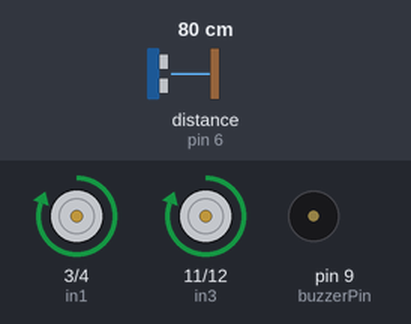
This sketch was run on a simulated Arduino Uno, built with avr-gcc and run on an emulated ATmega328P. Parts: motor-driver pin pairs drawn as motors (green arrow = first pin HIGH = forward, orange = second pin HIGH = backward, longer = more drive, scaled by the enable pin), buzzer (waves = sounding, pin HIGH). The test bench sets the inputs (shaded band); at power-on: distance to the obstacle (sensor on pin 6) 80 cm. The echo pulse lasts 58.3 µs per cm.

Above: at 8.8 s.
8.9 s: distance to the obstacle (sensor on pin 6) set to 5 cm
17.5 s: distance to the obstacle (sensor on pin 6) set to 2 cm
At 19.8 s:
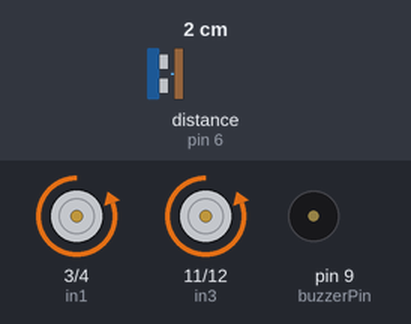
At 24.8 s:
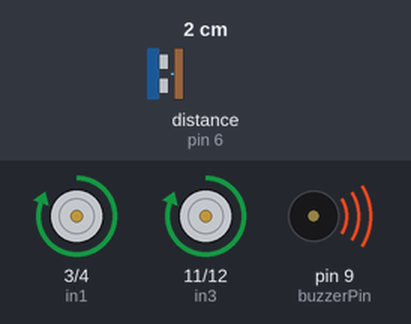
30.5 s: distance to the obstacle (sensor on pin 6) set to 4 cm
At 34.9 s:
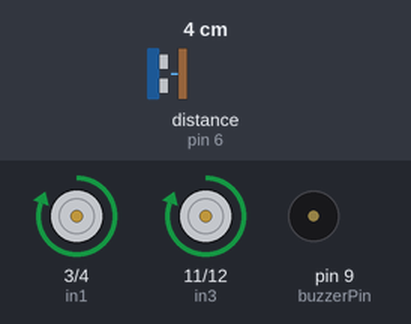
Timing chart, 0 to 46.5 s (numbered marks = the images above; inputs shaded):
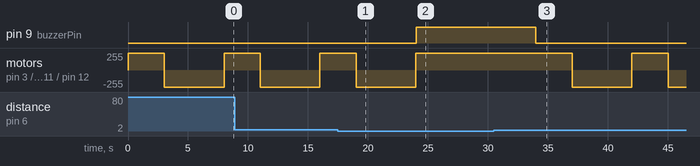

Measured:
- the behaviour switches between 4 and 3 cm on distance to the obstacle (sensor on pin 6) (found by bisection; images 0 and 1)
- after the input at 17.5 s, pin 9 (buzzerPin): LOW → HIGH after 6.5 s; motor on pin 3 (in1) / pin 4 (in2), motor on pin 11 (in3) / pin 12 (in4): goes on until 24.0 s, then stays forward 255/255
- after the input at 30.5 s, pin 9 (buzzerPin): HIGH → LOW after 3.5 s; motor on pin 3 (in1) / pin 4 (in2), motor on pin 11 (in3) / pin 12 (in4): forward 255/255 → backward 255/255 after 6.5 s, → forward 255/255 5.0 s later, → backward 255/255 3.0 s later

The sketch:

Control_room.ino
```cpp
// Necessary libraries
#include <SoftwareSerial.h>
#include <NewPing.h>

// Define software serial pins for GSM module
SoftwareSerial gsmSerial(7, 8); // RX, TX pins for GSM

// Define L298N motor driver pins for motor 1
const int enA = 2;
const int in1 = 3;
const int in2 = 4;

// Define L298N motor driver pins for motor 2
const int enB = 10;
const int in3 = 11;
const int in4 = 12;

// Define ultrasonic sensor pins
const int trigPin = 5;
const int echoPin = 6;

// Define buzzer pin
const int buzzerPin = 9;

// Maximum distance for the ultrasonic sensor (in cm)
const int maxDistance = 4;

// Create a NewPing object
NewPing sonar(trigPin, echoPin, maxDistance);

void setup() {
    Serial.begin(9600); // Initialize serial communication
    gsmSerial.begin(9600); // Initialize software serial for GSM

    // Set L298N motor driver pins as outputs for motor 1
    pinMode(enA, OUTPUT);
    pinMode(in1, OUTPUT);
    pinMode(in2, OUTPUT);

    // Set L298N motor driver pins as outputs for motor 2
    pinMode(enB, OUTPUT);
    pinMode(in3, OUTPUT);
    pinMode(in4, OUTPUT);

    pinMode(buzzerPin, OUTPUT); // Set buzzer pin as output
}

void loop() {
    if (true) {
        // Check if received
        if (true) {
            // Close the barricade
            controlMotor(true, false);

            // Check for objects near the barricade
            unsigned int distance = sonar.ping_cm();
            if (distance != 0 && distance < maxDistance) {
                // Object detected, activate buzzer
                digitalWrite(buzzerPin, HIGH);
                delay(5000); // Wait for 5 seconds
                digitalWrite(buzzerPin, LOW);
            } else {
                // No object detected, open the barricade after a delay
                delay(3000); // Wait for 3 seconds
                controlMotor(false, true);
                delay(5000); // Wait for the barricade to open
            }

            // Stop the motors
            controlMotor(false, false);
        }
    }
}

// Function to control the L298N motor drivers
void controlMotor(bool closeBarricade, bool openBarricade) {
    if (closeBarricade) {
        // Close the barricade
        digitalWrite(in1, HIGH);
        digitalWrite(in2, LOW);
        analogWrite(enA, 255); // Maximum speed

        // For motor 2
        digitalWrite(in3, HIGH);
        digitalWrite(in4, LOW);
        analogWrite(enB, 255); // Maximum speed
    } else if (openBarricade) {
        // Open the barricade
        digitalWrite(in1, LOW);
        digitalWrite(in2, HIGH);
        analogWrite(enA, 255); // Maximum speed

        // For motor 2
        digitalWrite(in3, LOW);
        digitalWrite(in4, HIGH);
        analogWrite(enB, 255); // Maximum speed
    } else {
        // Stop the motors
        digitalWrite(in1, LOW);
        digitalWrite(in2, LOW);
        analogWrite(enA, 0); // Stop motor 1

        // For motor 2
        digitalWrite(in3, LOW);
        digitalWrite(in4, LOW);
        analogWrite(enB, 0); // Stop motor 2
    }
}
```
